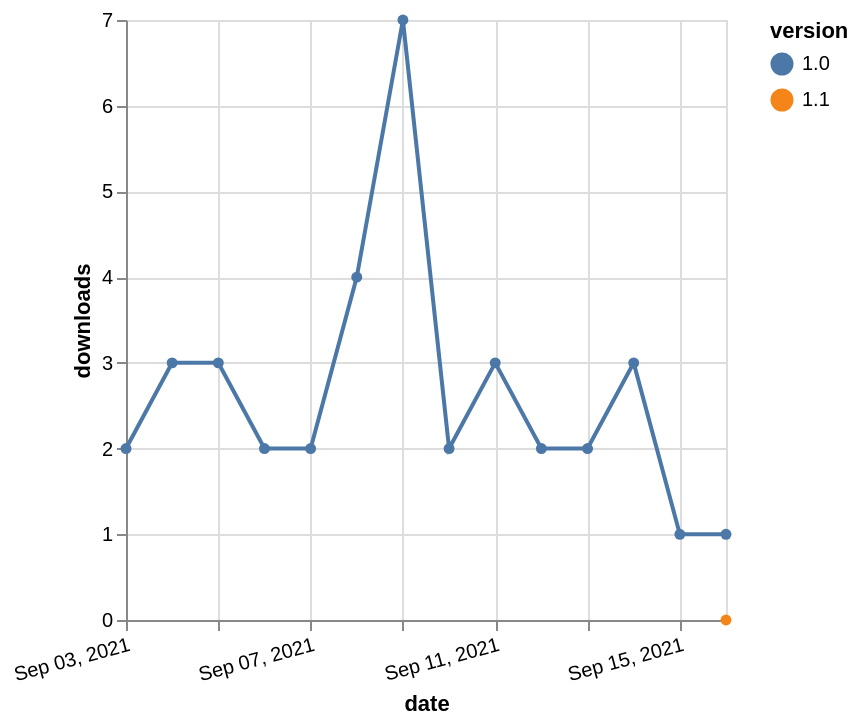

Describe this chart as a Vega-Lite specification.
### Vega-Lite specification from a JSON file in a GitHub repository (floating-point values rounded to 4 significant figures)
{"$schema": "https://vega.github.io/schema/vega-lite/v5.json", "description": "A simple bar chart with embedded data.", "data": {"values": [{"date": "2021-09-16", "total": 23, "delta": 0, "version": "1.1"}, {"date": "2021-09-03", "total": 790, "delta": 2, "version": "1.0"}, {"date": "2021-09-04", "total": 793, "delta": 3, "version": "1.0"}, {"date": "2021-09-05", "total": 796, "delta": 3, "version": "1.0"}, {"date": "2021-09-06", "total": 798, "delta": 2, "version": "1.0"}, {"date": "2021-09-07", "total": 800, "delta": 2, "version": "1.0"}, {"date": "2021-09-08", "total": 804, "delta": 4, "version": "1.0"}, {"date": "2021-09-09", "total": 811, "delta": 7, "version": "1.0"}, {"date": "2021-09-10", "total": 813, "delta": 2, "version": "1.0"}, {"date": "2021-09-11", "total": 816, "delta": 3, "version": "1.0"}, {"date": "2021-09-12", "total": 818, "delta": 2, "version": "1.0"}, {"date": "2021-09-13", "total": 820, "delta": 2, "version": "1.0"}, {"date": "2021-09-14", "total": 823, "delta": 3, "version": "1.0"}, {"date": "2021-09-15", "total": 824, "delta": 1, "version": "1.0"}, {"date": "2021-09-16", "total": 825, "delta": 1, "version": "1.0"}]}, "width": "container", "mark": {"type": "line", "point": {"filled": true}}, "encoding": {"x": {"field": "date", "type": "temporal", "timeUnit": "yearmonthdate", "title": "date", "axis": {"labelAngle": -15}}, "y": {"field": "delta", "type": "quantitative", "title": "downloads"}, "color": {"field": "version", "type": "nominal"}, "tooltip": {"field": "delta"}}}
